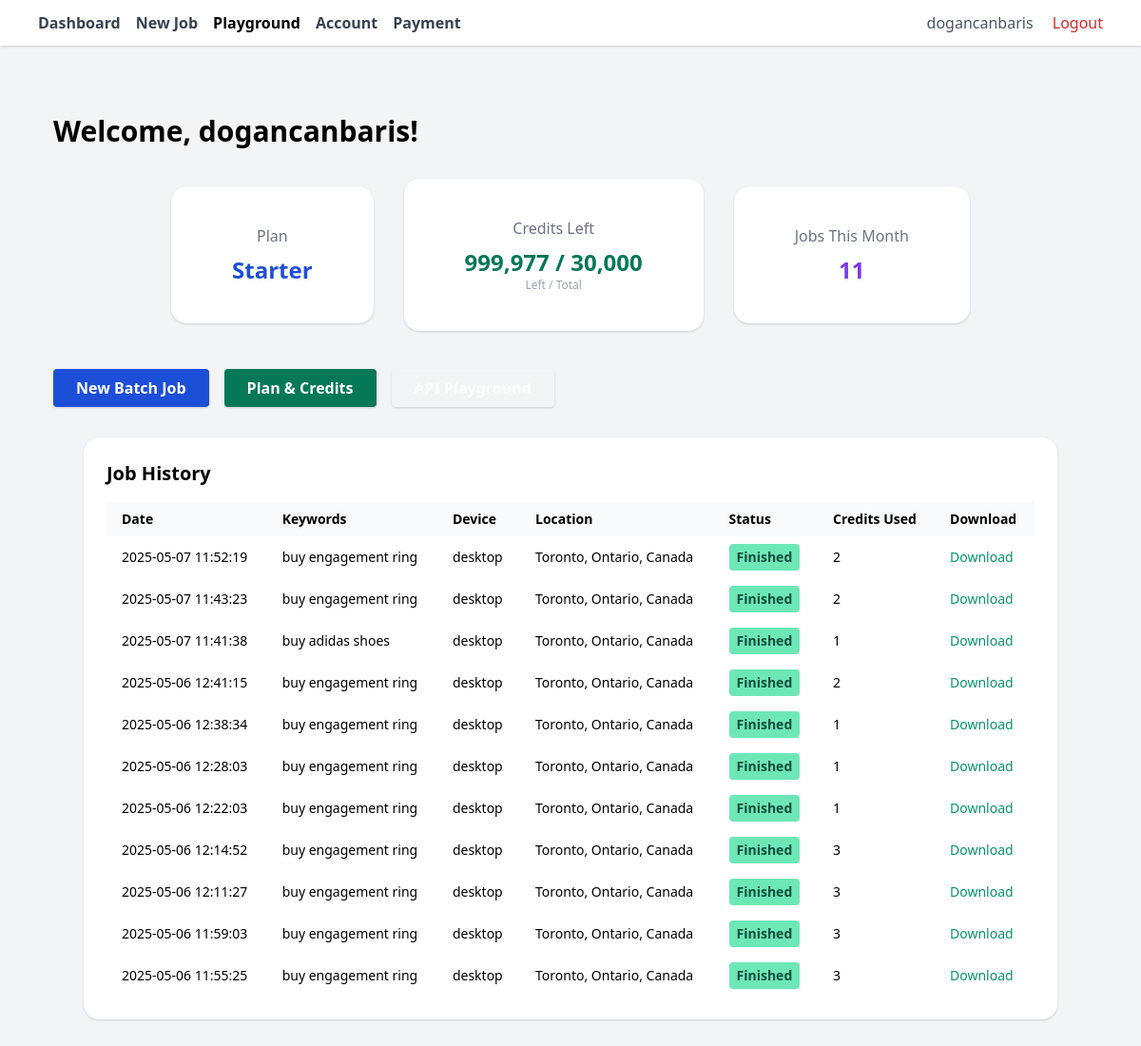
The page /dashboard (signed in) on the database its author committed.
### app.py (models this page shows, shortened)
class User(UserMixin, db.Model):
    id = db.Column(db.Integer, primary_key=True)
    username = db.Column(db.String(80), unique=True, nullable=False)
    email = db.Column(db.String(120), unique=True, nullable=False)
    password_hash = db.Column(db.String(128), nullable=False)
    plan = db.Column(db.String(32), default="Starter")
    credits = db.Column(db.Integer, default=0)
    @property
    def plan_total_credits(self):
        plan_credits = {
            "Starter": 30000,
            "Growth": 60000,
            "Pro": 120000,
            "Agency": 240000,
            "Enterprise": 1200000,
        }
        return plan_credits.get(self.plan, 0)

class Job(db.Model):
    id = db.Column(db.Integer, primary_key=True)
    user_id = db.Column(db.Integer, db.ForeignKey('user.id'))
    created_at = db.Column(db.DateTime, default=db.func.now())
    keywords = db.Column(db.Text)
    user_agent_type = db.Column(db.String(32))
    location = db.Column(db.String(128))
    search_engine = db.Column(db.String(32))
    status = db.Column(db.String(32), default="finished")
    result_file = db.Column(db.String(256))
    credits_used = db.Column(db.Integer, default=0)
    batch_id = db.Column(db.String(128), nullable=True)  # for batch jobs
    mode = db.Column(db.String(16), default="realtime")  # 'realtime' or 'batch'

### app.py (the view)
@app.route('/dashboard')
@login_required
def dashboard():
    jobs = Job.query.filter_by(user_id=current_user.id).order_by(Job.created_at.desc()).all()
    for job in jobs:
        if job.mode == "batch" and job.status not in ["finished", "failed"]:
            poll_and_update_batch_job(job)
    return render_template('dashboard.html', user=current_user, jobs=jobs)

### app.py (called while the page is built)
@login_manager.user_loader
def load_user(user_id):
    return User.query.get(int(user_id))

### templates/dashboard.html (shortened to what this page needs)
{% extends "base.html" %}
{% block content %}
<div class="bg-gray-100 min-h-screen py-10">
  <div class="max-w-7xl mx-auto px-4">
    <h1 class="text-3xl font-bold mb-8">Welcome, {{ user.username or user.email }}!</h1>
    <div class="flex flex-col md:flex-row justify-center items-center gap-8 mb-10">
      <div class="bg-white shadow rounded-2xl flex flex-col items-center justify-center py-10 px-16 mb-4 md:mb-0">
        <div class="text-gray-500 mb-2">Plan</div>
        <div class="text-2xl font-bold text-blue-700">
          {{ user.plan or "Starter" }}
        </div>
      </div>
      <div class="bg-white shadow rounded-2xl flex flex-col items-center justify-center py-10 px-16 mb-4 md:mb-0">
        <div class="text-gray-500 mb-2">Credits Left</div>
        <div class="text-2xl font-bold text-green-700">
          {{ "{:,}".format(user.credits) }} / {{ "{:,}".format(user.plan_total_credits) }}
        </div>
        <div class="text-xs text-gray-400">Left / Total</div>
      </div>
      <div class="bg-white shadow rounded-2xl flex flex-col items-center justify-center py-10 px-16">
        <div class="text-gray-500 mb-2">Jobs This Month</div>
        <div class="text-2xl font-bold" style="color: #7c3aed;">
          {{ jobs|length }}
        </div>
      </div>
    </div>
    <div class="flex gap-4 mb-8">
      <a href="{{ url_for('scraper') }}" class="bg-blue-700 hover:bg-blue-800 text-white px-6 py-2 rounded font-semibold shadow transition">New Batch Job</a>
      <a href="{{ url_for('payment') }}" class="bg-green-700 hover:bg-green-800 text-white px-6 py-2 rounded font-semibold shadow transition">Plan & Credits</a>
      <a href="{{ url_for('playground') }}" class="bg-orange-600 hover:bg-orange-700 text-white px-6 py-2 rounded font-semibold shadow transition">API Playground</a>
    </div>
    <div class="bg-white shadow rounded-2xl p-6 max-w-5xl mx-auto">
      <h2 class="text-xl font-semibold mb-4">Job History</h2>
      <div class="overflow-x-auto">
        <table class="min-w-full text-sm">
          <thead>
            <tr class="bg-gray-50">
              <th class="px-4 py-2 text-left font-bold">Date</th>
              <th class="px-4 py-2 text-left font-bold">Keywords</th>
              <th class="px-4 py-2 text-left font-bold">Device</th>
              <th class="px-4 py-2 text-left font-bold">Location</th>
              <th class="px-4 py-2 text-left font-bold">Status</th>
              <th class="px-4 py-2 text-left font-bold">Credits Used</th>
              <th class="px-4 py-2 text-left font-bold">Download</th>
            </tr>
          </thead>
          <tbody>
            {% for job in jobs %}
            <tr>
              <td class="px-4 py-2">{{ job.created_at.strftime('%Y-%m-%d %H:%M:%S') }}</td>
              <td class="px-4 py-2">{{ job.keywords }}</td>
              <td class="px-4 py-2">{{ job.user_agent_type or "" }}</td>
              <td class="px-4 py-2">{{ job.location or "" }}</td>
              <td class="px-4 py-2">
                {% if job.status == "pending" %}
                  <span class="inline-block px-2 py-1 bg-yellow-200 text-yellow-800 rounded font-semibold">Pending</span>
                {% elif job.status == "processing" %}
                  <span class="inline-block px-2 py-1 bg-blue-200 text-blue-800 rounded font-semibold">Processing</span>
                {% elif job.status == "ready" %}
                  <span class="inline-block px-2 py-1 bg-green-200 text-green-800 rounded font-semibold">Ready</span>
                {% elif job.status == "finished" %}
                  <span class="inline-block px-2 py-1 bg-green-300 text-green-900 rounded font-semibold">Finished</span>
                {% elif job.status == "failed" %}
                  <span class="inline-block px-2 py-1 bg-red-200 text-red-800 rounded font-semibold">Failed</span>
                {% else %}
                  <span class="inline-block px-2 py-1 bg-gray-200 text-gray-800 rounded font-semibold">{{ job.status|capitalize }}</span>
                {% endif %}
              </td>
              <td class="px-4 py-2">{{ job.credits_used }}</td>
              <td class="px-4 py-2">
                {% if job.status in ["ready", "finished"] and job.result_file %}
                  <a href="{{ url_for('download_result', filename=job.result_file) }}" class="text-green-600 hover:underline">Download</a>
                {% elif job.status in ["ready", "finished"] %}
                  <a href="{{ url_for('download_batch', job_id=job.id) }}" class="text-blue-600 hover:underline">Process & Download</a>
                {% else %}
                  <span class="text-gray-400">{{ job.status|capitalize }}</span>
                {% endif %}
              </td>
            </tr>
            {% else %}
            <tr>
              <td colspan="7" class="text-center py-4 text-gray-400">No jobs yet.</td>
            </tr>
            {% endfor %}
          </tbody>
        </table>
      </div>
    </div>
  </div>
</div>
{% endblock %}

### templates/base.html (shortened to what this page needs)
<!DOCTYPE html>
<html lang="en">
<head>
  <link href="https://cdn.jsdelivr.net/npm/tailwindcss@2.2.19/dist/tailwind.min.css" rel="stylesheet">
</head>
<body class="bg-gray-100 min-h-screen">
  <nav class="bg-white shadow mb-8">
    <div class="max-w-6xl mx-auto px-4 py-3 flex justify-between items-center">
      <div class="flex space-x-4">
        <a href="{{ url_for('dashboard') }}" class="font-semibold text-gray-700 hover:text-blue-600">Dashboard</a>
        <a href="{{ url_for('new_job') }}" class="font-semibold text-gray-700 hover:text-blue-600">New Job</a>
		<a href="{{ url_for('playground') }}" class="font-semibold text-orange-600 hover:text-orange-800">Playground</a>
        <a href="{{ url_for('account') }}" class="font-semibold text-gray-700 hover:text-blue-600">Account</a>
        <a href="{{ url_for('payment') }}" class="font-semibold text-gray-700 hover:text-blue-600">Payment</a>
      </div>
      <div>
        {% if current_user.is_authenticated %}
          <span class="text-gray-600 mr-4">{{ current_user.username or current_user.email }}</span>
          <a href="{{ url_for('logout') }}" class="text-red-600 hover:underline">Logout</a>
        {% else %}
          <a href="{{ url_for('login') }}" class="text-blue-600 hover:underline mr-2">Login</a>
          <a href="{{ url_for('signup') }}" class="text-green-600 hover:underline">Sign Up</a>
        {% endif %}
      </div>
    </div>
  </nav>
  <div class="max-w-6xl mx-auto px-4">
    {% block content %}{% endblock %}
  </div>
</body>
</html>

### rows shown on the page
User: username "dogancanbaris", plan "Starter", credits "999,977", plan_total_credits "30,000"
Job: created_at "2025-05-07 11:52:19", keywords "buy engagement ring", user_agent_type "desktop", location "Toronto, Ontario, Canada", status "Finished", credits_used "2"
Job: created_at "2025-05-07 11:43:23", keywords "buy engagement ring", user_agent_type "desktop", location "Toronto, Ontario, Canada", status "Finished", credits_used "2"
Job: created_at "2025-05-07 11:41:38", keywords "buy adidas shoes", user_agent_type "desktop", location "Toronto, Ontario, Canada", status "Finished", credits_used "1"
Job: created_at "2025-05-06 12:41:15", keywords "buy engagement ring", user_agent_type "desktop", location "Toronto, Ontario, Canada", status "Finished", credits_used "2"
Job: created_at "2025-05-06 12:38:34", keywords "buy engagement ring", user_agent_type "desktop", location "Toronto, Ontario, Canada", status "Finished", credits_used "1"
Job: created_at "2025-05-06 12:28:03", keywords "buy engagement ring", user_agent_type "desktop", location "Toronto, Ontario, Canada", status "Finished", credits_used "1"
Job: created_at "2025-05-06 12:22:03", keywords "buy engagement ring", user_agent_type "desktop", location "Toronto, Ontario, Canada", status "Finished", credits_used "1"
Job: created_at "2025-05-06 12:14:52", keywords "buy engagement ring", user_agent_type "desktop", location "Toronto, Ontario, Canada", status "Finished", credits_used "3"
Job: created_at "2025-05-06 12:11:27", keywords "buy engagement ring", user_agent_type "desktop", location "Toronto, Ontario, Canada", status "Finished", credits_used "3"
Job: created_at "2025-05-06 11:59:03", keywords "buy engagement ring", user_agent_type "desktop", location "Toronto, Ontario, Canada", status "Finished", credits_used "3"
Job: created_at "2025-05-06 11:55:25", keywords "buy engagement ring", user_agent_type "desktop", location "Toronto, Ontario, Canada", status "Finished", credits_used "3"

### other values the page prints
{{ jobs|length }} "11"
